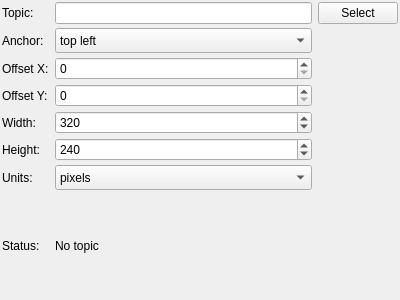
<?xml version="1.0" encoding="UTF-8"?>
<ui version="4.0">
 <class>disparity_config</class>
 <widget class="QWidget" name="disparity_config">
  <property name="geometry">
   <rect>
    <x>0</x>
    <y>0</y>
    <width>400</width>
    <height>300</height>
   </rect>
  </property>
  <property name="windowTitle">
   <string>Form</string>
  </property>
  <property name="styleSheet">
   <string notr="true"/>
  </property>
  <layout class="QGridLayout" name="gridLayout">
   <property name="verticalSpacing">
    <number>4</number>
   </property>
   <property name="margin">
    <number>2</number>
   </property>
   <item row="9" column="0">
    <widget class="QLabel" name="label_2">
     <property name="text">
      <string>Status:</string>
     </property>
    </widget>
   </item>
   <item row="2" column="2">
    <widget class="QPushButton" name="selecttopic">
     <property name="sizePolicy">
      <sizepolicy hsizetype="Fixed" vsizetype="Fixed">
       <horstretch>0</horstretch>
       <verstretch>0</verstretch>
      </sizepolicy>
     </property>
     <property name="styleSheet">
      <string notr="true"/>
     </property>
     <property name="text">
      <string>Select</string>
     </property>
    </widget>
   </item>
   <item row="2" column="1">
    <widget class="QLineEdit" name="topic">
    </widget>
   </item>
   <item row="2" column="0">
    <widget class="QLabel" name="label">
     <property name="text">
      <string>Topic:</string>
     </property>
    </widget>
   </item>
   <item row="3" column="1">
    <widget class="QComboBox" name="anchor">
     <property name="maximumSize">
      <size>
       <width>16777215</width>
       <height>25</height>
      </size>
     </property>
     <item>
      <property name="text">
       <string>top left</string>
      </property>
     </item>
     <item>
      <property name="text">
       <string>top center</string>
      </property>
     </item>
     <item>
      <property name="text">
       <string>top right</string>
      </property>
     </item>
     <item>
      <property name="text">
       <string>center left</string>
      </property>
     </item>
     <item>
      <property name="text">
       <string>center</string>
      </property>
     </item>
     <item>
      <property name="text">
       <string>center right</string>
      </property>
     </item>
     <item>
      <property name="text">
       <string>bottom left</string>
      </property>
     </item>
     <item>
      <property name="text">
       <string>bottom center</string>
      </property>
     </item>
     <item>
      <property name="text">
       <string>bottom right</string>
      </property>
     </item>
    </widget>
   </item>
   <item row="3" column="0">
    <widget class="QLabel" name="label_3">
     <property name="text">
      <string>Anchor:</string>
     </property>
    </widget>
   </item>
   <item row="4" column="0">
    <widget class="QLabel" name="label_4">
     <property name="text">
      <string>Offset X:</string>
     </property>
    </widget>
   </item>
   <item row="4" column="1">
    <widget class="QSpinBox" name="offsetx">
     <property name="maximum">
      <number>2000</number>
     </property>
    </widget>
   </item>
   <item row="9" column="1" colspan="2">
    <widget class="QLabel" name="status">
     <property name="styleSheet">
      <string notr="true"/>
     </property>
     <property name="text">
      <string>No topic</string>
     </property>
     <property name="wordWrap">
      <bool>true</bool>
     </property>
    </widget>
   </item>
   <item row="5" column="0">
    <widget class="QLabel" name="label_5">
     <property name="text">
      <string>Offset Y:</string>
     </property>
    </widget>
   </item>
   <item row="5" column="1">
    <widget class="QSpinBox" name="offsety">
     <property name="maximum">
      <number>2000</number>
     </property>
    </widget>
   </item>
   <item row="6" column="0">
    <widget class="QLabel" name="label_6">
     <property name="text">
      <string>Width:</string>
     </property>
    </widget>
   </item>
   <item row="6" column="1">
    <widget class="QSpinBox" name="width">
     <property name="maximum">
      <number>2000</number>
     </property>
     <property name="value">
      <number>320</number>
     </property>
    </widget>
   </item>
   <item row="7" column="0">
    <widget class="QLabel" name="label_7">
     <property name="text">
      <string>Height:</string>
     </property>
    </widget>
   </item>
   <item row="7" column="1">
    <widget class="QSpinBox" name="height">
     <property name="maximum">
      <number>2000</number>
     </property>
     <property name="value">
      <number>240</number>
     </property>
    </widget>
   </item>
   <item row="8" column="0">
    <widget class="QLabel" name="label_8">
     <property name="text">
      <string>Units:</string>
     </property>
    </widget>
   </item>
   <item row="8" column="1">
    <widget class="QComboBox" name="units">
     <property name="maximumSize">
      <size>
       <width>16777213</width>
       <height>25</height>
      </size>
     </property>
     <item>
      <property name="text">
       <string>pixels</string>
      </property>
     </item>
     <item>
      <property name="text">
       <string>percent</string>
      </property>
     </item>
    </widget>
   </item>
  </layout>
 </widget>
 <resources/>
 <connections/>
 <slots>
  <slot>SelectColor()</slot>
  <slot>SelectTopic()</slot>
  <slot>TopicEdited()</slot>
  <slot>PositionToleranceChanged(double)</slot>
  <slot>AngleToleranceChanged(double)</slot>
 </slots>
</ui>
